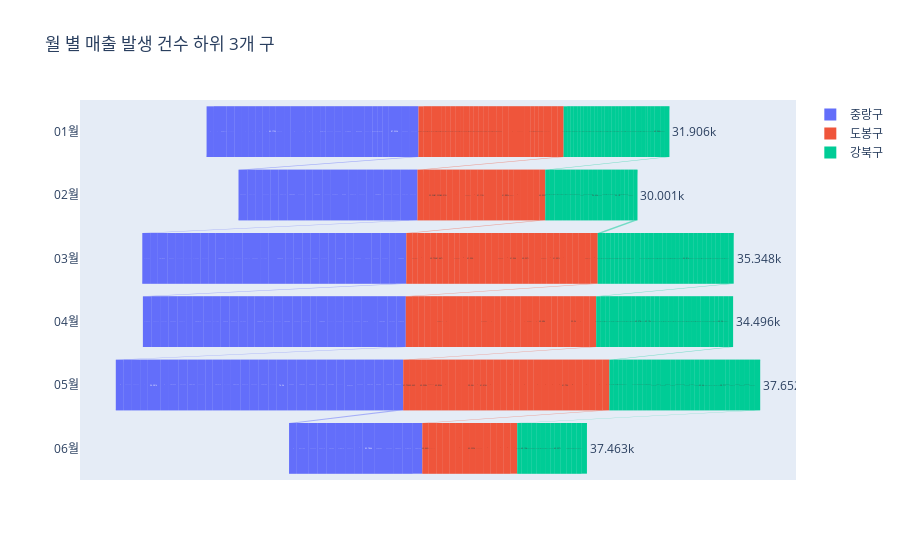

The code cell stored with this chart in its notebook:
### Code cell
# Botton 3 월별 매출 발생 건수

fig=go.Figure()

fig.add_trace(go.Funnel(
name='중랑구',
y=card_gu_pivot2.index+"월",
x=card_gu_pivot2['중랑구']))

fig.add_trace(go.Funnel(
name='도봉구',
y=card_gu_pivot2.index+"월",
x=card_gu_pivot2['도봉구']))

fig.add_trace(go.Funnel(
name='강북구',
y=card_gu_pivot2.index+"월",
x=card_gu_pivot2['강북구']))

fig.update_layout(
title_text="월 별 매출 발생 건수 하위 3개 구")

fig.show()

### Figure 1 — Plotly figure (JSON) as saved in the notebook; plotly's stock layout.template omitted (floating-point values rounded to 4 significant figures; data arrays with more than 128 entries replaced by an {"elided": "..."} marker saying what was removed)
{"data": [{"name": "중랑구", "type": "funnel", "x": {"elided": "155 int values"}, "y": {"elided": "155 str values"}}, {"name": "도봉구", "type": "funnel", "x": {"elided": "155 int values"}, "y": {"elided": "155 str values"}}, {"name": "강북구", "type": "funnel", "x": {"elided": "155 int values"}, "y": {"elided": "155 str values"}}], "layout": {"title": {"text": "월 별 매출 발생 건수 하위 3개 구"}}}
